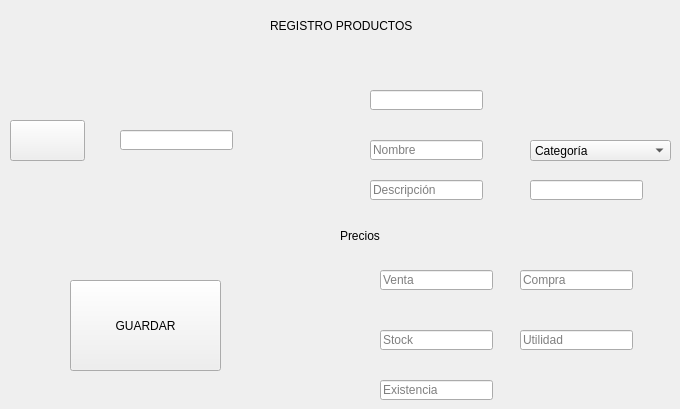
              <widget class="QWidget" name="editarp">
               <attribute name="title">
                <string>EDITAR PRODUCTO</string>
               </attribute>
               <widget class="QComboBox" name="categoria_2">
                <property name="geometry">
                 <rect>
                  <x>530</x>
                  <y>140</y>
                  <width>141</width>
                  <height>21</height>
                 </rect>
                </property>
                <item>
                 <property name="text">
                  <string>Categoría</string>
                 </property>
                </item>
               </widget>
               <widget class="QLineEdit" name="comprap2">
                <property name="geometry">
                 <rect>
                  <x>520</x>
                  <y>270</y>
                  <width>113</width>
                  <height>20</height>
                 </rect>
                </property>
                <property name="placeholderText">
                 <string>Compra</string>
                </property>
               </widget>
               <widget class="QLineEdit" name="stockp2">
                <property name="geometry">
                 <rect>
                  <x>380</x>
                  <y>330</y>
                  <width>113</width>
                  <height>20</height>
                 </rect>
                </property>
                <property name="placeholderText">
                 <string>Stock</string>
                </property>
               </widget>
               <widget class="QLineEdit" name="nombrep2">
                <property name="geometry">
                 <rect>
                  <x>370</x>
                  <y>140</y>
                  <width>113</width>
                  <height>20</height>
                 </rect>
                </property>
                <property name="placeholderText">
                 <string>Nombre</string>
                </property>
               </widget>
               <widget class="QLabel" name="precio_2">
                <property name="geometry">
                 <rect>
                  <x>340</x>
                  <y>220</y>
                  <width>101</width>
                  <height>31</height>
                 </rect>
                </property>
                <property name="text">
                 <string>Precios</string>
                </property>
                <property name="textFormat">
                 <enum>Qt::PlainText</enum>
                </property>
               </widget>
               <widget class="QLineEdit" name="descripcionp2">
                <property name="geometry">
                 <rect>
                  <x>370</x>
                  <y>180</y>
                  <width>113</width>
                  <height>20</height>
                 </rect>
                </property>
                <property name="text">
                 <string/>
                </property>
                <property name="placeholderText">
                 <string>Descripción</string>
                </property>
               </widget>
               <widget class="QLabel" name="titulo_2">
                <property name="geometry">
                 <rect>
                  <x>270</x>
                  <y>10</y>
                  <width>331</width>
                  <height>31</height>
                 </rect>
                </property>
                <property name="text">
                 <string>REGISTRO PRODUCTOS</string>
                </property>
               </widget>
               <widget class="QLineEdit" name="ventap2">
                <property name="geometry">
                 <rect>
                  <x>380</x>
                  <y>270</y>
                  <width>113</width>
                  <height>20</height>
                 </rect>
                </property>
                <property name="placeholderText">
                 <string>Venta</string>
                </property>
               </widget>
               <widget class="QLineEdit" name="utilidadp2">
                <property name="geometry">
                 <rect>
                  <x>520</x>
                  <y>330</y>
                  <width>113</width>
                  <height>20</height>
                 </rect>
                </property>
                <property name="placeholderText">
                 <string>Utilidad</string>
                </property>
               </widget>
               <widget class="QPushButton" name="buscarbtn2">
                <property name="geometry">
                 <rect>
                  <x>10</x>
                  <y>120</y>
                  <width>75</width>
                  <height>41</height>
                 </rect>
                </property>
                <property name="text">
                 <string/>
                </property>
                <property name="icon">
                 <iconset>
                  <normaloff>../IMAGES/buscar.png</normaloff>../IMAGES/buscar.png</iconset>
                </property>
                <property name="iconSize">
                 <size>
                  <width>40</width>
                  <height>40</height>
                 </size>
                </property>
               </widget>
               <widget class="QPushButton" name="guardarbtn">
                <property name="geometry">
                 <rect>
                  <x>70</x>
                  <y>280</y>
                  <width>151</width>
                  <height>91</height>
                 </rect>
                </property>
                <property name="text">
                 <string>GUARDAR</string>
                </property>
               </widget>
               <widget class="QLineEdit" name="categoriap2">
                <property name="geometry">
                 <rect>
                  <x>530</x>
                  <y>180</y>
                  <width>113</width>
                  <height>20</height>
                 </rect>
                </property>
               </widget>
               <widget class="QLineEdit" name="buscar2">
                <property name="geometry">
                 <rect>
                  <x>120</x>
                  <y>130</y>
                  <width>113</width>
                  <height>20</height>
                 </rect>
                </property>
               </widget>
               <widget class="QLineEdit" name="existenciap2">
                <property name="geometry">
                 <rect>
                  <x>380</x>
                  <y>380</y>
                  <width>113</width>
                  <height>20</height>
                 </rect>
                </property>
                <property name="placeholderText">
                 <string>Existencia</string>
                </property>
               </widget>
               <widget class="QLineEdit" name="idproducto2">
                <property name="geometry">
                 <rect>
                  <x>370</x>
                  <y>90</y>
                  <width>113</width>
                  <height>20</height>
                 </rect>
                </property>
               </widget>
              </widget>
